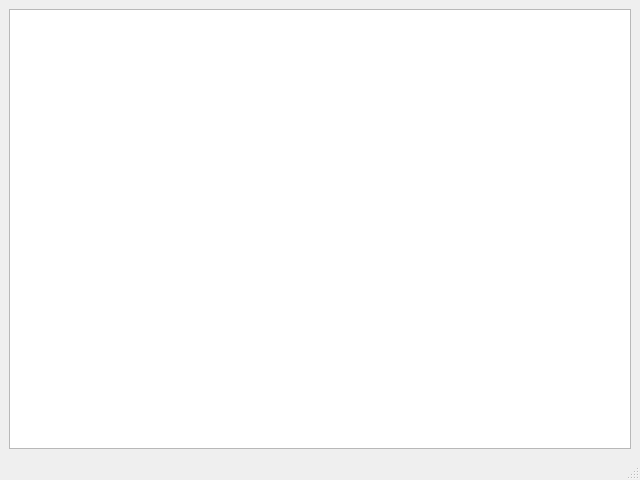
<?xml version="1.0" encoding="UTF-8"?>
<ui version="4.0">
 <class>MainWindow</class>
 <widget class="QMainWindow" name="MainWindow">
  <property name="geometry">
   <rect>
    <x>0</x>
    <y>0</y>
    <width>640</width>
    <height>480</height>
   </rect>
  </property>
  <property name="windowTitle">
   <string>MainWindow</string>
  </property>
  <widget class="QWidget" name="centralwidget">
   <layout class="QGridLayout" name="gridLayout">
    <item row="0" column="0">
     <widget class="QGraphicsView" name="grapherView">
      <property name="enabled">
       <bool>true</bool>
      </property>
     </widget>
    </item>
   </layout>
  </widget>
  <widget class="QMenuBar" name="menubar">
   <property name="geometry">
    <rect>
     <x>0</x>
     <y>0</y>
     <width>640</width>
     <height>22</height>
    </rect>
   </property>
  </widget>
  <widget class="QStatusBar" name="statusbar"/>
 </widget>
 <resources/>
 <connections/>
</ui>
